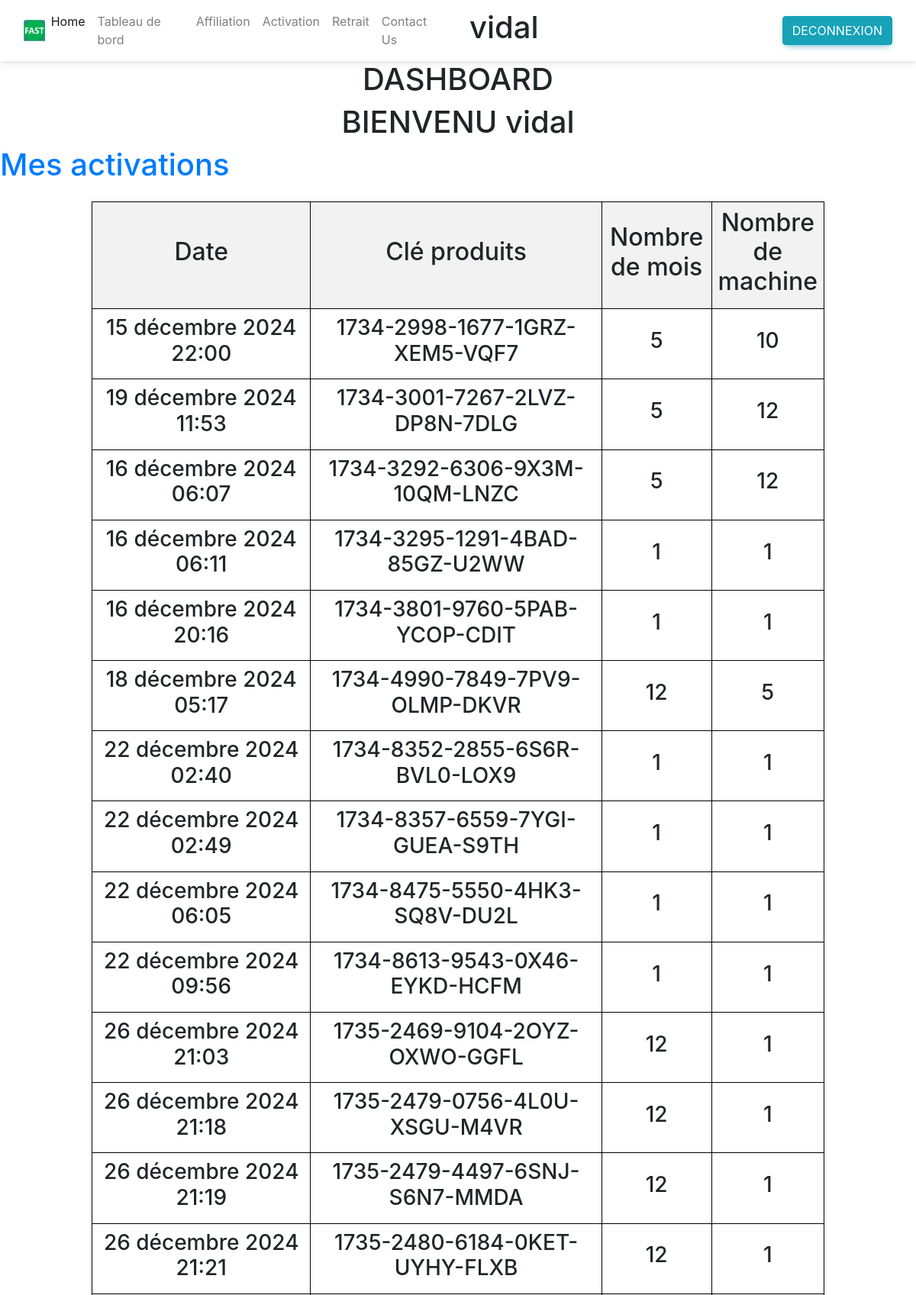
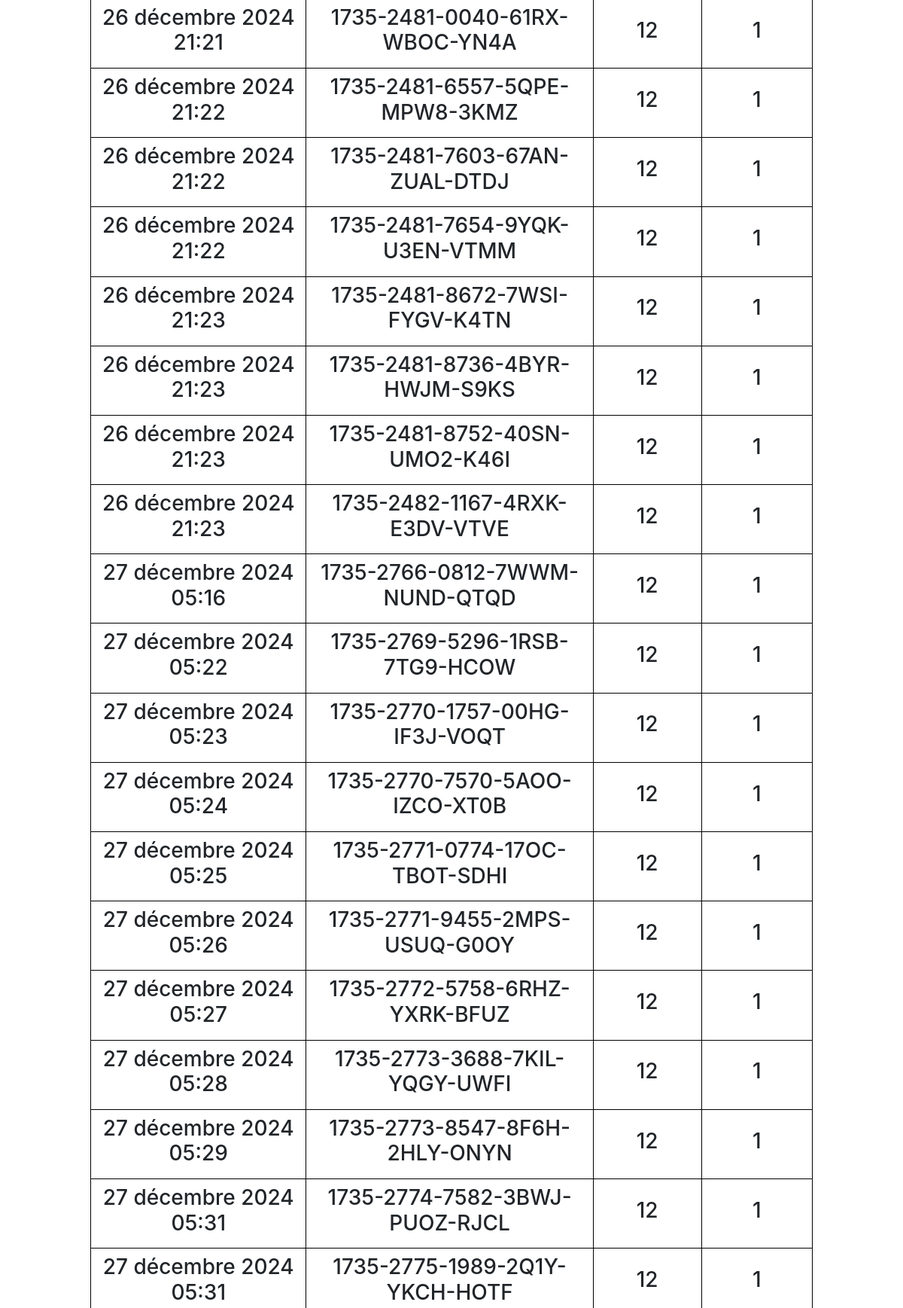
The app's page /dashboard/ (signed in, upper part) with its own data (2 pictures, top to bottom).
### app_auth/models.py (models this page shows)
class User(AbstractUser):
    pass

### activation/models.py (models this page shows, shortened)
class Activation(models.Model):
    class Statut(models.TextChoices):
        ACTIVEE = 'ACTIVEE'
        ENCOUR = 'ENCOUR'
        EXPIREE = 'EXPIREE'
    user= models.ForeignKey(User, on_delete= models.CASCADE, null=True)
    date_de_payement = models.DateTimeField(auto_now_add=True)
    small_date_de_payement = models.DateField(auto_now_add=True)
    who_many_months = models.PositiveSmallIntegerField(default=0)
    is_expirated = models.CharField(
        max_length=10,
        choices=Statut.choices,
        default=Statut.ACTIVEE,
    )
    product_key = models.CharField(primary_key=True,max_length=60, default="")
    infos_of_all_installed_pc_with_this_key = models.TextField(default='[]')
    number_of_pc = models.PositiveSmallIntegerField(default=1)
    affilliate = models.ForeignKey(MyAffilliates,on_delete=models.CASCADE, null=True)
    somme_gagner_par_l_affilie   = models.IntegerField(default=0)
    who_many_free_days = models.PositiveSmallIntegerField(default=0)
    is_he_a_new_client_client_for_this_affilliate = models.BooleanField(default=False)

### app_user/views.py (the view)
# urls.py: path('dashboard/',include('app_user.urls')),
@login_required
def dashboard(request):
    context= dict()
    my_activations = Activation.objects.filter(user= request.user)
    for my_activation in my_activations:
        my_date = my_activation.date_de_payement
        my_date = date(my_date.year,my_date.month,my_date.day)
        if (my_activation.small_date_de_payement + relativedelta(months=my_activation.who_many_months))< date.today():
           if my_activation.is_expirated != Activation.Statut.EXPIREE:
                my_activation.is_expirated = Activation.Statut.EXPIREE
                my_activation.save()
    context["my_activations"]= my_activations
    my_affilliate_objet = MyAffilliates.objects.filter(user = request.user).first()
    if my_affilliate_objet is not None:
        Mes_ventes = Activation.objects.filter(affilliate = my_affilliate_objet)
        context['Mes_ventes'] = Mes_ventes
        context['my_affillie_code'] = my_affilliate_objet.code_affillie
        total_ventes = 0
        for vente in Mes_ventes:
            total_ventes += vente.somme_gagner_par_l_affilie
        context['total_ventes'] = total_ventes
        context['solde'] = my_affilliate_objet.solde
    try:
        labels = list()
        data = list()
        is_he_new_client = list()
        for vente in Mes_ventes:
            my_date = vente.date_de_payement
            labels.append(datetime(my_date.year,my_date.month,my_date.day,my_date.hour,my_date.minute).strftime('%Y-%m-%d %H:%M'))
            data.append(vente.somme_gagner_par_l_affilie)
            """ labels.append(datetime(my_date.year,my_date.month,my_date.day,my_date.hour,my_date.minute).strftime('%Y-%m-%d %H:%M'))
            data.append(vente.somme_gagner_par_l_affilie) """
            is_he_new_client.append(int(vente.is_he_a_new_client_client_for_this_affilliate))
        print(labels)
        print(data)
        """ final_label = list()
        final_data = list()
        for i, lb in enumerate(labels):
            print(i,lb)
            if lb in final_label:

                index = final_label.index(lb)
                print("dd", final_data[index], index)
                final_data[index] += data[i]
                print("dd", final_data[index])
            else:
                final_data.append(data[i])
                final_label.append(lb)

            print(final_label)
            print(final_data)


        print(final_label)
        print(final_label)

        data = final_label
        labels = final_data """
        print('ll',labels)
        print('data',data)
        context['labels'] = labels
        context['data'] = data
        context['is_he_new_client'] = is_he_new_client
    except Exception as e:
        print("dashboard() except code 01:",e)
    context['cleanned_username'] = clean_username(request.user.username)
    try:
        Mes_retraits = RetraitAffilie.objects.filter(affiliete = MyAffilliates.objects.get(user = request.user))
        total_retrait = 0
        for retrait in Mes_retraits:
            if retrait.status == RetraitAffilie.Status.PAYE:
                total_retrait += retrait.amount
        context["total_retrait"] = total_retrait
        context["Mes_retraits"] = Mes_retraits
    except Exception as e:
        print(("exception in dashboard zdjkbdzekj",e))
    return render(request,'partials/user_dashboard.html',context=context)

### app_auth/multipleAccountWithUsername.py (called while the page is built)
def clean_username(big_username):
    if type(big_username) != str:
        raise ValueError(f"la valeur {big_username} n'est pas un string")
    return str(big_username.split('|')[0])

### app_user/templates/partials/user_dashboard.html (shortened to what this page needs)
{% extends 'partials/base.html' %}
{% block head %}
<link rel="stylesheet" href="https://stackpath.bootstrapcdn.com/bootstrap/4.5.2/css/bootstrap.min.css">
{% endblock %}
{% block content %}
<div class="text-center">
    <h1>DASHBOARD </h1>
    {% if user.is_authenticated %}
    <h1>BIENVENU {{cleanned_username}}</h1>
    {% endif %}
</div>
<h1 class="text-primary">Mes activations</h1>
{% if my_activations|length > 0 %}
<center>
    <table>
        <thead>
            <tr>
                <th class="col-date">
                    <h2>Date</h2>
                </th>
                <th class="col-key">
                    <h2>Clé produits</h2>
                </th>
                <th class="col-months">
                    <h2>Nombre de mois</h2>
                </th>
                <th class="col-number_of_pc">
                    <h2>Nombre de machine</h2>
                </th>
            </tr>
        </thead>
        <tbody>
            {% for my_activation in my_activations %}
            <tr>
                <td class="col-date">
                    <h3>{{my_activation.date_de_payement}}</h3>
                </td>
                <td class="col-key">
                    <h3>{{my_activation.product_key}}</h3>
                </td>
                <td class="col-months">
                    <h3>{{my_activation.who_many_months}}</h3>
                </td>
                <td class="col-number_of_pc">
                    <h3>{{my_activation.number_of_pc}}</h3>
                </td>
            </tr>
            {% endfor %}
        </tbody>
    </table>
</center>
{% else %}
<h1 style="margin-left: 10%;">Vous n'avez aucune Activation</h1>
<h1 style="margin-left: 10%;"> Obtenir ma premiere  <a class="text-success" href="{% url 'get_activation' %}"><u>clé d'activation</u></a></h1>
{% endif %}
{% endblock%}

### app_user/templates/partials/base.html (shortened to what this page needs)
{%load static%}
<!DOCTYPE html>
<html lang="en">
<head>
    <link rel="stylesheet" href="https://cdnjs.cloudflare.com/ajax/libs/font-awesome/6.0.0/css/all.min.css" />
    <link rel="stylesheet" href="{% static 'css/mdb.min.css' %}" />
    {% block head %}
    {% endblock %}
</head>
<body>
    {% include "partials/nave_admin.html" %}
    {% block content %}
    {% endblock %}
</body>
</html>

### app_user/templates/partials/nave_admin.html (shortened to what this page needs)
{% load static %}
<nav class="navbar navbar-expand-lg navbar-light primary-color">
    <div class="container-fluid">
        <img src="{% static 'img/logo.png' %}" class="card-img-top" alt='FAST' style="height: 5%; width: 5%;">
        <div class="collapse navbar-collapse" id="navbarLeftAlignExample">
            <ul class="navbar-nav me-auto mb-2 mb-lg-0">
                <li class="nav-item">
                    <a class="nav-link active" aria-current="page" href="{% url 'home_index' %}">Home</a>
                </li>
                {%  if user.is_authenticated %}
                <li class="nav-item">
                    <a class="nav-link" href="{% url 'user_dashboard' %}">Tableau de bord</a>
                </li>
                {% endif %}
                <li class="nav-item">
                    <a class="nav-link" href="{% url 'Affiliation' %}">Affiliation</a>
                </li>
                <li class="nav-item">
                    <a class="nav-link" href="{% url 'get_activation' %}">Activation</a>
                </li>
                <li class="nav-item">
                    <a class="nav-link" href="{% url 'retrait_commission_affillie' %}">Retrait</a>
                </li>
                <li class="nav-item">
                    <a class="nav-link" href="{% url 'contact_us' %}">Contact Us</a>
                </li>
            </ul>
        </div>
    </div>
    <div class="container-fluid">
        {% if user.is_authenticated %}
        <h1>{{ cleanned_username }}</h1>
        <a href="{% url 'logout_blog'  %}"  class="btn btn-info"> DECONNEXION</a>
        {% else %}
        <a href="{% url 'login_blog'  %}"  class="btn btn-info"> CONNEXION</a>
        {% endif %}
    </div>
</nav>

### app_user/templates/partials/user_dashboard.html (style rules this page uses)
table { border-collapse: collapse; table-layout: auto; width: 80%; margin-top: 2%; margin-bottom: 2%; }
th, td { border: 1px solid black; padding: 8px; text-align: left; }
th { background-color: #f2f2f2; }
.col-date { width: 30%; text-align: center; }
.col-months { width: 15%; text-align: center; }
.col-key { width: 40%; text-align: center; }
.col-number_of_pc { width: 15%; text-align: center; }

### records on screen
User: username "vidal"
Activation: date_de_payement "15 décembre 2024 22:00", product_key "1734-2998-1677-1GRZ-XEM5-VQF7", who_many_months "5", number_of_pc "10"
Activation: date_de_payement "19 décembre 2024 11:53", product_key "1734-3001-7267-2LVZ-DP8N-7DLG", who_many_months "5", number_of_pc "12"
Activation: date_de_payement "16 décembre 2024 06:07", product_key "1734-3292-6306-9X3M-10QM-LNZC", who_many_months "5", number_of_pc "12"
Activation: date_de_payement "16 décembre 2024 06:11", product_key "1734-3295-1291-4BAD-85GZ-U2WW", who_many_months "1", number_of_pc "1"
Activation: date_de_payement "16 décembre 2024 20:16", product_key "1734-3801-9760-5PAB-YCOP-CDIT", who_many_months "1", number_of_pc "1"
Activation: date_de_payement "18 décembre 2024 05:17", product_key "1734-4990-7849-7PV9-OLMP-DKVR", who_many_months "12", number_of_pc "5"
Activation: date_de_payement "22 décembre 2024 02:40", product_key "1734-8352-2855-6S6R-BVL0-LOX9", who_many_months "1", number_of_pc "1"
Activation: date_de_payement "22 décembre 2024 02:49", product_key "1734-8357-6559-7YGI-GUEA-S9TH", who_many_months "1", number_of_pc "1"
Activation: date_de_payement "22 décembre 2024 06:05", product_key "1734-8475-5550-4HK3-SQ8V-DU2L", who_many_months "1", number_of_pc "1"
Activation: date_de_payement "22 décembre 2024 09:56", product_key "1734-8613-9543-0X46-EYKD-HCFM", who_many_months "1", number_of_pc "1"
Activation: date_de_payement "26 décembre 2024 21:03", product_key "1735-2469-9104-2OYZ-OXWO-GGFL", who_many_months "12", number_of_pc "1"
Activation: date_de_payement "26 décembre 2024 21:18", product_key "1735-2479-0756-4L0U-XSGU-M4VR", who_many_months "12", number_of_pc "1"
Activation: date_de_payement "26 décembre 2024 21:19", product_key "1735-2479-4497-6SNJ-S6N7-MMDA", who_many_months "12", number_of_pc "1"
Activation: date_de_payement "26 décembre 2024 21:21", product_key "1735-2480-6184-0KET-UYHY-FLXB", who_many_months "12", number_of_pc "1"
Activation: date_de_payement "26 décembre 2024 21:21", product_key "1735-2481-0040-61RX-WBOC-YN4A", who_many_months "12", number_of_pc "1"
Activation: date_de_payement "26 décembre 2024 21:22", product_key "1735-2481-6557-5QPE-MPW8-3KMZ", who_many_months "12", number_of_pc "1"
Activation: date_de_payement "26 décembre 2024 21:22", product_key "1735-2481-7603-67AN-ZUAL-DTDJ", who_many_months "12", number_of_pc "1"
Activation: date_de_payement "26 décembre 2024 21:22", product_key "1735-2481-7654-9YQK-U3EN-VTMM", who_many_months "12", number_of_pc "1"
Activation: date_de_payement "26 décembre 2024 21:23", product_key "1735-2481-8672-7WSI-FYGV-K4TN", who_many_months "12", number_of_pc "1"
Activation: date_de_payement "26 décembre 2024 21:23", product_key "1735-2481-8736-4BYR-HWJM-S9KS", who_many_months "12", number_of_pc "1"
Activation: date_de_payement "26 décembre 2024 21:23", product_key "1735-2481-8752-40SN-UMO2-K46I", who_many_months "12", number_of_pc "1"
Activation: date_de_payement "26 décembre 2024 21:23", product_key "1735-2482-1167-4RXK-E3DV-VTVE", who_many_months "12", number_of_pc "1"
Activation: date_de_payement "27 décembre 2024 05:16", product_key "1735-2766-0812-7WWM-NUND-QTQD", who_many_months "12", number_of_pc "1"
Activation: date_de_payement "27 décembre 2024 05:22", product_key "1735-2769-5296-1RSB-7TG9-HCOW", who_many_months "12", number_of_pc "1"
Activation: date_de_payement "27 décembre 2024 05:23", product_key "1735-2770-1757-00HG-IF3J-VOQT", who_many_months "12", number_of_pc "1"
Activation: date_de_payement "27 décembre 2024 05:24", product_key "1735-2770-7570-5AOO-IZCO-XT0B", who_many_months "12", number_of_pc "1"
Activation: date_de_payement "27 décembre 2024 05:25", product_key "1735-2771-0774-17OC-TBOT-SDHI", who_many_months "12", number_of_pc "1"
Activation: date_de_payement "27 décembre 2024 05:26", product_key "1735-2771-9455-2MPS-USUQ-G0OY", who_many_months "12", number_of_pc "1"
Activation: date_de_payement "27 décembre 2024 05:27", product_key "1735-2772-5758-6RHZ-YXRK-BFUZ", who_many_months "12", number_of_pc "1"
Activation: date_de_payement "27 décembre 2024 05:28", product_key "1735-2773-3688-7KIL-YQGY-UWFI", who_many_months "12", number_of_pc "1"
Activation: date_de_payement "27 décembre 2024 05:29", product_key "1735-2773-8547-8F6H-2HLY-ONYN", who_many_months "12", number_of_pc "1"
Activation: date_de_payement "27 décembre 2024 05:31", product_key "1735-2774-7582-3BWJ-PUOZ-RJCL", who_many_months "12", number_of_pc "1"
Activation: date_de_payement "27 décembre 2024 05:31", product_key "1735-2775-1989-2Q1Y-YKCH-HOTF", who_many_months "12", number_of_pc "1"
